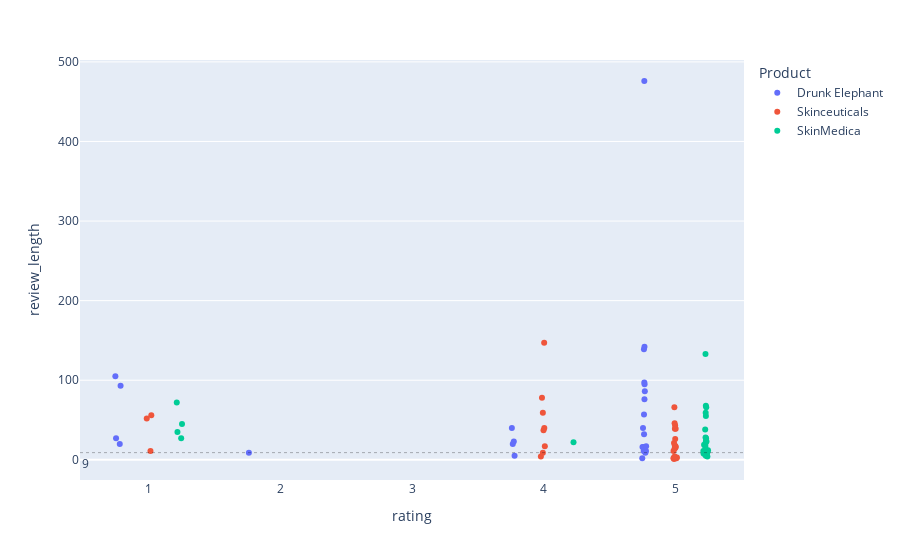

The notebook cell this image was saved under:
### Code cell
fig = px.strip(df, x="rating", y="review_length", color = "Product")
fig.add_hline(y=9,line_dash="dot", line_color="black", line_width=0.3,
             annotation_text="9",annotation_position="bottom left")
fig.show()

### Figure 1 — Plotly figure (JSON) as saved in the notebook; plotly's stock layout.template omitted (floating-point values rounded to 4 significant figures)
{"data": [{"alignmentgroup": "True", "boxpoints": "all", "fillcolor": "rgba(255,255,255,0)", "hoveron": "points", "hovertemplate": "Product=Drunk Elephant<br>rating=%{x}<br>review_length=%{y}<extra></extra>", "legendgroup": "Drunk Elephant", "line": {"color": "rgba(255,255,255,0)"}, "marker": {"color": "#636efa"}, "name": "Drunk Elephant", "offsetgroup": "Drunk Elephant", "orientation": "v", "pointpos": 0, "showlegend": true, "type": "box", "x": [5, 4, 5, 5, 5, 5, 5, 5, 2, 4, 5, 4, 5, 5, 1, 5, 4, 5, 1, 5, 1, 5, 5, 5, 1, 5], "x0": " ", "xaxis": "x", "y": [9, 40, 142, 11, 139, 32, 17, 476, 9, 5, 16, 23, 57, 76, 105, 95, 20, 86, 93, 2, 20, 40, 97, 11, 27, 16], "y0": " ", "yaxis": "y"}, {"alignmentgroup": "True", "boxpoints": "all", "fillcolor": "rgba(255,255,255,0)", "hoveron": "points", "hovertemplate": "Product=Skinceuticals<br>rating=%{x}<br>review_length=%{y}<extra></extra>", "legendgroup": "Skinceuticals", "line": {"color": "rgba(255,255,255,0)"}, "marker": {"color": "#EF553B"}, "name": "Skinceuticals", "offsetgroup": "Skinceuticals", "orientation": "v", "pointpos": 0, "showlegend": true, "type": "box", "x": [5, 4, 5, 5, 5, 4, 5, 1, 5, 4, 5, 5, 4, 1, 4, 5, 5, 5, 5, 4, 4, 1, 4, 5, 5, 5, 5, 5, 5, 5], "x0": " ", "xaxis": "x", "y": [39, 78, 18, 43, 2, 17, 66, 11, 21, 40, 3, 14, 9, 52, 59, 11, 26, 4, 46, 147, 37, 56, 4, 3, 2, 16, 17, 15, 1, 39], "y0": " ", "yaxis": "y"}, {"alignmentgroup": "True", "boxpoints": "all", "fillcolor": "rgba(255,255,255,0)", "hoveron": "points", "hovertemplate": "Product=SkinMedica<br>rating=%{x}<br>review_length=%{y}<extra></extra>", "legendgroup": "SkinMedica", "line": {"color": "rgba(255,255,255,0)"}, "marker": {"color": "#00cc96"}, "name": "SkinMedica", "offsetgroup": "SkinMedica", "orientation": "v", "pointpos": 0, "showlegend": true, "type": "box", "x": [5, 5, 5, 5, 5, 5, 5, 5, 5, 1, 1, 5, 5, 5, 1, 5, 5, 1, 5, 5, 5, 5, 5, 5, 5, 5, 4, 5, 5], "x0": " ", "xaxis": "x", "y": [68, 16, 59, 66, 5, 9, 19, 28, 55, 35, 27, 27, 23, 4, 45, 12, 133, 72, 19, 11, 11, 38, 9, 10, 8, 7, 22, 23, 7], "y0": " ", "yaxis": "y"}], "layout": {"annotations": [{"showarrow": false, "text": "9", "x": 0, "xanchor": "left", "xref": "x domain", "y": 9, "yanchor": "top", "yref": "y"}], "boxmode": "group", "legend": {"title": {"text": "Product"}, "tracegroupgap": 0}, "margin": {"t": 60}, "shapes": [{"line": {"color": "black", "dash": "dot", "width": 0.3}, "type": "line", "x0": 0, "x1": 1, "xref": "x domain", "y0": 9, "y1": 9, "yref": "y"}], "xaxis": {"anchor": "y", "domain": [0, 1], "title": {"text": "rating"}}, "yaxis": {"anchor": "x", "domain": [0, 1], "title": {"text": "review_length"}}}}
